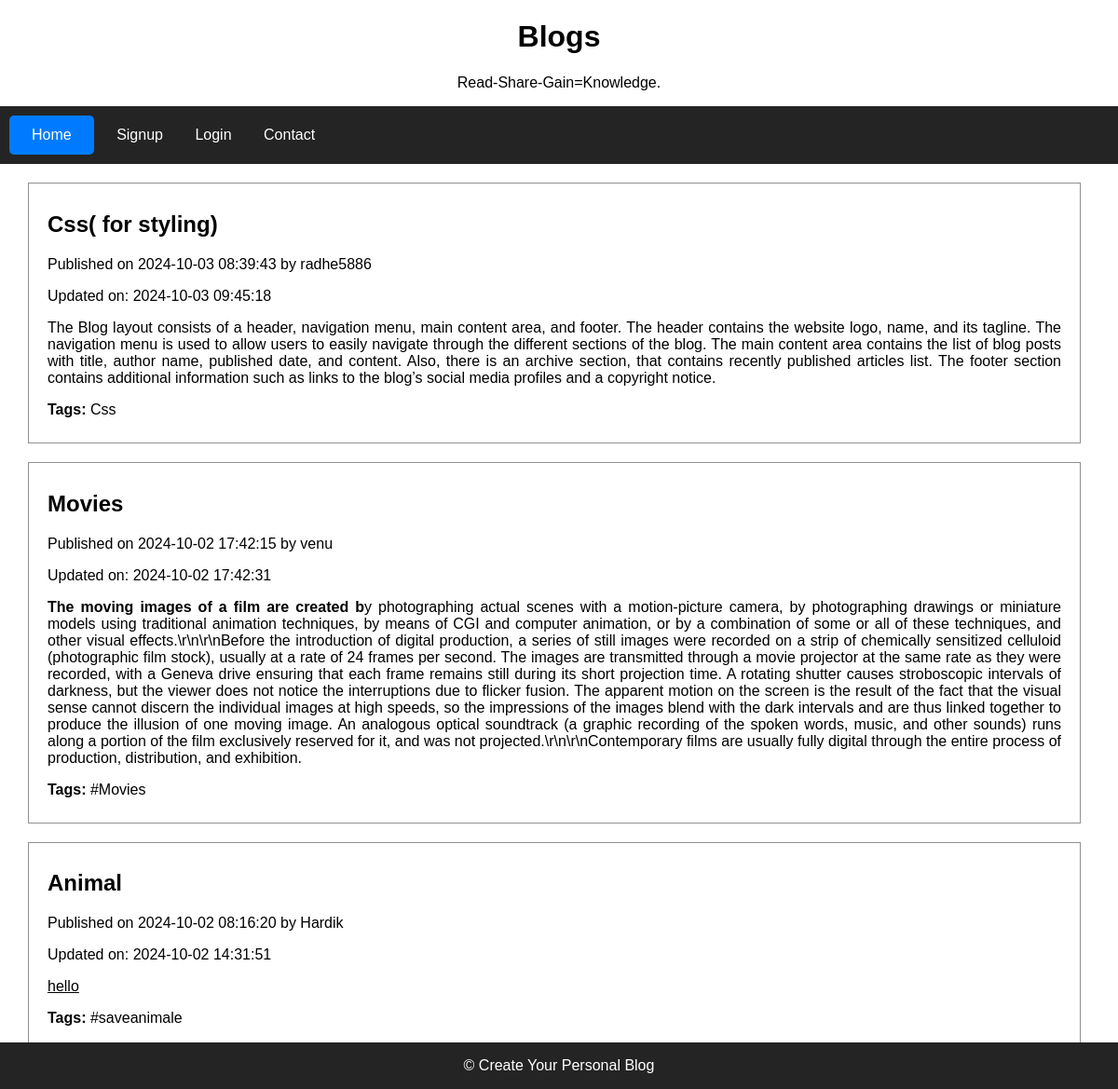
The page / on the database its author committed.
### tables this page shows
CREATE TABLE `posts` (
  `id` int(11) NOT NULL,
  `user_id` int(11) NOT NULL,
  `title` varchar(255) NOT NULL,
  `content` text NOT NULL,
  `tags` varchar(255) DEFAULT NULL,
  `status` enum('draft','published') NOT NULL DEFAULT 'draft',
  `created_at` timestamp NOT NULL DEFAULT current_timestamp(),
  `updated_at` timestamp NOT NULL DEFAULT current_timestamp() ON UPDATE current_timestamp()
);

CREATE TABLE `users` (
  `id` int(11) NOT NULL,
  `username` varchar(50) NOT NULL,
  `email` varchar(100) NOT NULL,
  `password` varchar(255) NOT NULL,
  `created_at` timestamp NOT NULL DEFAULT current_timestamp()
);

### index.php (the view, shortened to what this page needs)
<?php
$servername = "localhost";
$username = "root";
$password = "";
$dbname = "blog_platform";
$conn = new mysqli($servername, $username, $password, $dbname);
$sql = "SELECT p.title, p.content, p.tags, p.created_at, p.updated_at, u.username
        FROM posts p
        JOIN users u ON p.user_id = u.id
        WHERE p.status = 'published'
        ORDER BY p.created_at DESC";
$result = $conn->query($sql);
?>
<!DOCTYPE html>
<html lang="en">
<head>
</head>
<body>
<header>
    <h1>Blogs</h1>
    <p>Read-Share-Gain=Knowledge.</p>
</header>
<nav>
    <a href="#" class="btn">Home</a>
    <a href="signup_form.php">Signup</a>
    <a href="login.php">Login</a>
    <a href="#">Contact</a>
</nav>
<div class="container">
    <main>
        <?php while ($row = $result->fetch_assoc()) { ?>
            <article>
                <h2><?php echo $row['title']; ?></h2>
                <p class="post-meta">
                    Published on <?php echo $row['created_at']; ?> by <?php echo $row['username']; ?>
                </p>
                <?php if ($row['updated_at'] != $row['created_at']) { ?>
                    <p>Updated on: <?php echo $row['updated_at']; ?></p>
                <?php } ?>
                <p><?php echo nl2br($row['content']); ?></p>
                <p><b>Tags:</b> <?php echo $row['tags']; ?></p>
            </article>
        <?php } ?>
    </main>
</div>
<footer>
    <p>&copy; Create Your Personal Blog</p>
</footer>
</body>
</html>

### index.php (style rules this page uses)
body { font-family: Arial, sans-serif; margin: 0; padding: 0; }
header { background-color: #ffffff; color: #000000; text-align: center; }
nav { background-color: #242424; padding: 10px; }
nav a { color: #fff; text-decoration: none; padding: 10px; margin-right: 10px; display: inline-block; }
.container { display: flex; justify-content: space-between; max-width: 95%; margin: 0 auto; padding: 20px; }
article p { text-align: justify; }
main { flex: 2; }
article { margin-bottom: 20px; padding: 10px 20px; border: 1px solid rgb(145, 145, 145); margin-right: 10px; }
footer { background-color: #242424; color: #fff; text-align: center; position: fixed; bottom: 0; width: 100%; }
.btn { background-color: #007BFF; color: white; padding: 12px 24px; border: none; border-radius: 5px; cursor: pointer; font-size: 16px; transition: background-color 0.3s ease, box-shadow 0.3s ease; }

### rows shown on the page
posts: title "Css( for styling)", created_at "2024-10-03 08:39:43", user.username "radhe5886", updated_at "2024-10-03 09:45:18", content "The Blog layout consists of a header, navigation menu, main content area, and footer. The header contains the website logo, name, and its tagline. The navigation menu is used to allow users to easily navigate through the different sections of the blog. The main content area contains the list of blog posts with title, author name, published date, and content. Also, there is an archive section, that contains recently published articles list. The footer section contains additional information such as links to the blog’s social media profiles and a copyright notice.", tags "Css"
posts: title "Movies", created_at "2024-10-02 17:42:15", user.username "venu", updated_at "2024-10-02 17:42:31", content "The moving images of a film are created b y photographing actual scenes with a motion-picture camera, by photographing drawings or miniature models using traditional animation techniques, by means of CGI and computer animation, or by a combination of some or all of these techniques, and other visual effects.\\r\\n\\r\\nBefore the introduction of digital production, a series of still images were recorded on a strip of chemically sensitized celluloid (photographic film stock), usually at a rate of 24 frames per second. The images are transmitted through a movie projector at the same rate as they were recorded, with a Geneva drive ensuring that each frame remains still during its short projection…", tags "#Movies"
posts: title "Animal", created_at "2024-10-02 08:16:20", user.username "Hardik", updated_at "2024-10-02 14:31:51", content "hello", tags "#saveanimale"
